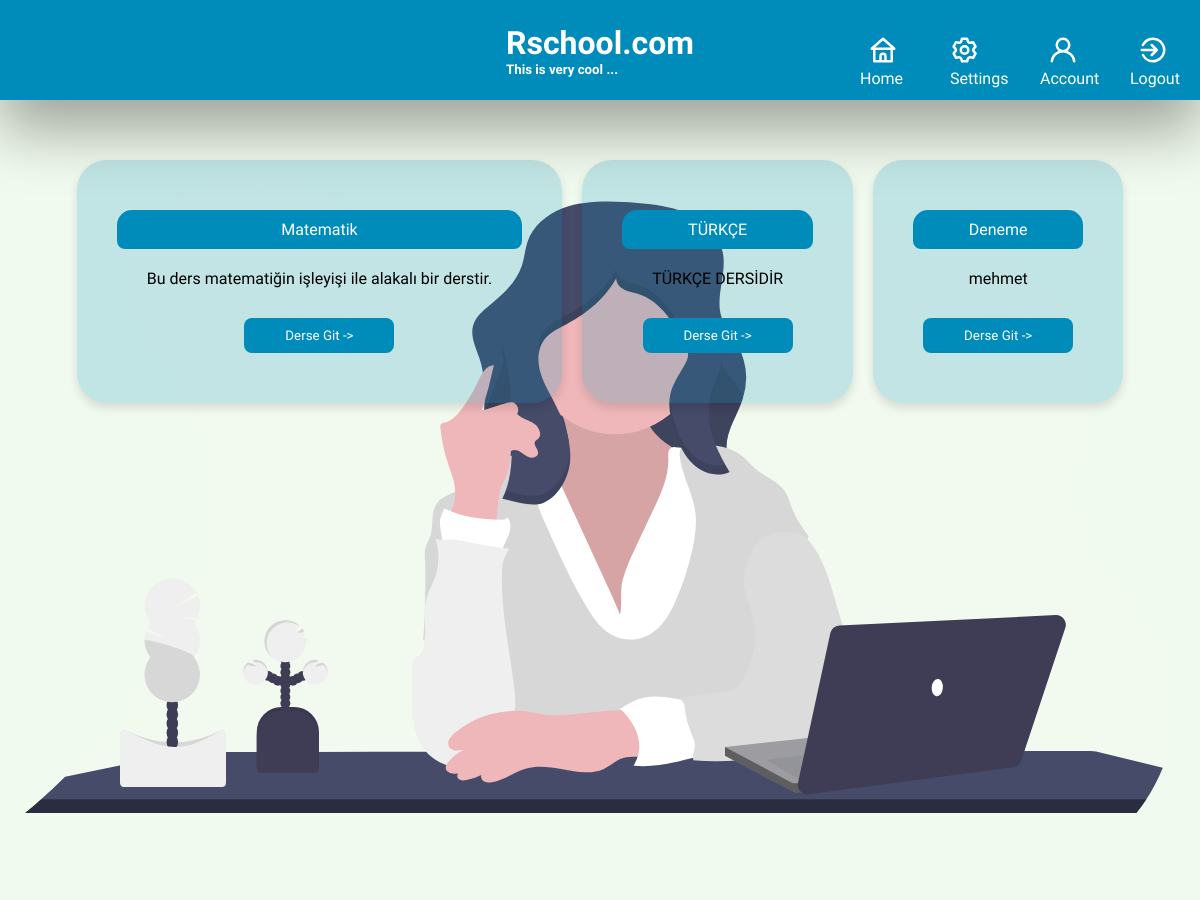
Page /profile/ (signed in) on the earlier database version.
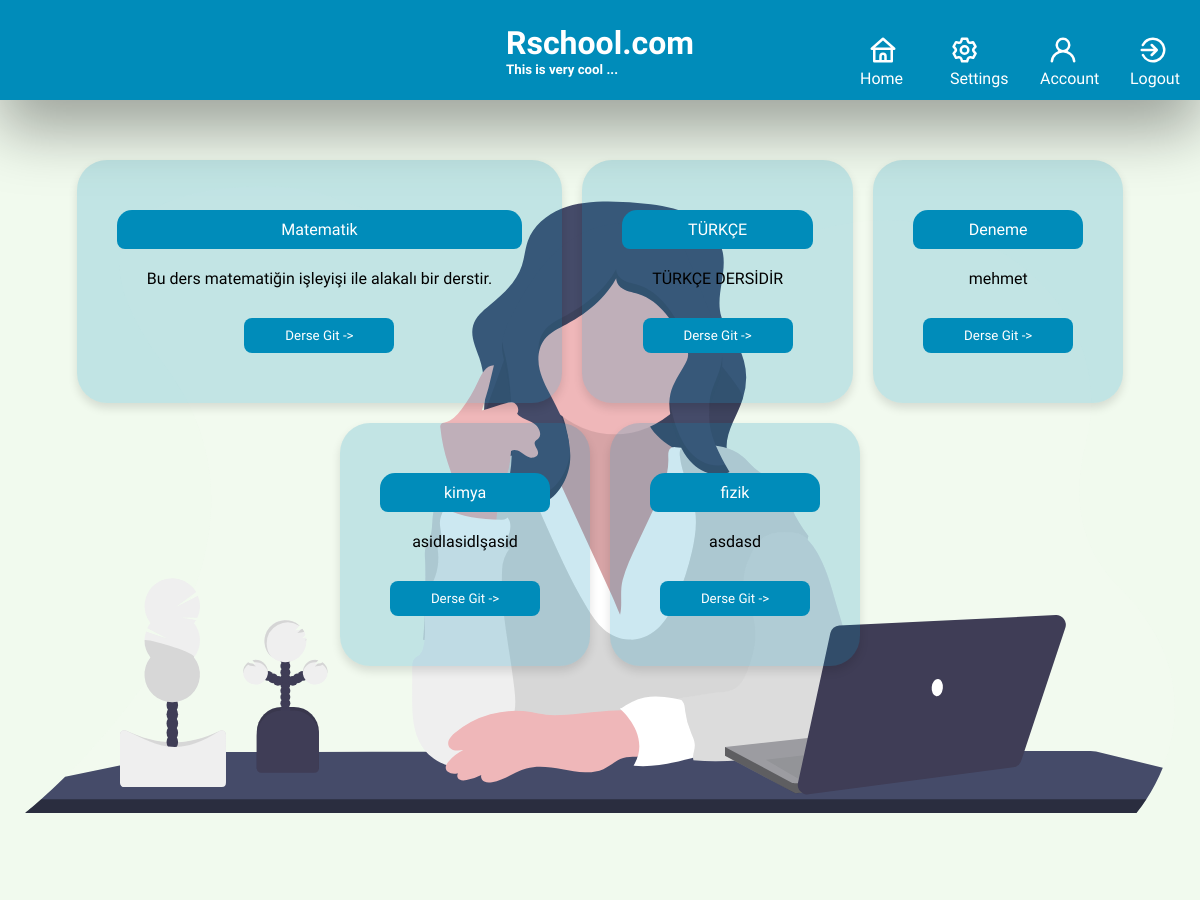
Same page on the later database version.
### lesson/models.py (models this page shows)
class Lesson(models.Model):
	userID = models.ForeignKey(MyUser,on_delete=models.CASCADE,null=True,blank=False)
	title = models.CharField(max_length=200)
	description = models.TextField(blank=True)
	create_at = models.DateTimeField(auto_now_add=True)
	update_at = models.DateTimeField(auto_now=True)
	def __str__(self):
		return self.title

### account/views/router.py (the view)
# urls.py: path('profile/',router.profileRedirect),
def profileRedirect(request):
	if request.user.is_authenticated:
		role = request.user.role
		print("user id ", request.user.id)
		Lesson_data = Lesson.objects.filter(userID=request.user.id)
		if role:
			return render(request, 'page/profile_page/teacher_profile.html', {'data': Lesson_data})
		else:
			return render(request, 'page/profile_page/student_profile.html', {'data': Lesson_data})
	else:
		return render(request,'page/auth_pages/autherr.html')

### templates/page/profile_page/teacher_profile.html (shortened to what this page needs)
{% extends 'home/base.html' %}
{% load static %}
{% block css %}
    <link rel="stylesheet" href="{% static  'profile_page/profile.css' %}">
{% endblock %}
   {% block content %}
        <div class="global-wrapper">
        <div class="lesson-wrapper flex-row">
            {% for i in data %}
            <div class="lesson-card flex">
                <section class="lesson-name flex">
                    <p>{{ i }}</p>
                </section>
                <section class="lesson-detail flex">
                    {{ i.description }}
                </section>
            <section class="lesson-redirect flex" >
                     <div id="lesson-li"><a href="{% url 'lesson' lessonID=i.id %}">
                            <button>Derse Git -></button>
                        </a></div>
            </section>
            </div>
            {% endfor %}
        </div>
        </div>
   {% endblock %}

Differences in the rows shown:
added Lesson: title "kimya", description "asidlasidlşasid"
added Lesson: title "fizik", description "asdasd"
